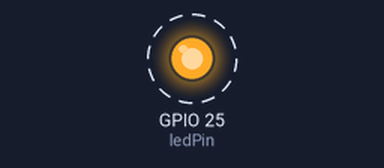
A sketch run on a simulated ESP32. On the bench: output pins drawn as LEDs (lit = HIGH). Dashed ring = blinking.

Above: at 0.5 s.
Timing chart, 0 to 4.6 s (numbered marks = the images above):
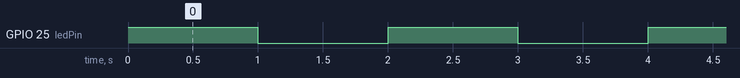

Measured:
- by itself, GPIO 25 (ledPin): alternates HIGH for 1.0 s and LOW for 1.0 s

The sketch:

led.ino
```cpp
// Blinking LED for FireBeetle-ESP32

const int ledPin = 25; // Pin number where the LED is connected on FireBeetle-ESP32

void setup() {
   Serial.begin(9600);
  pinMode(ledPin, OUTPUT); // Set the LED pin as an output
}

void loop() {
  digitalWrite(ledPin, HIGH); // Turn the LED on
  delay(1000); // Wait for 1 second
  digitalWrite(ledPin, LOW); // Turn the LED off
  delay(1000); // Wait for 1 second
}
```
